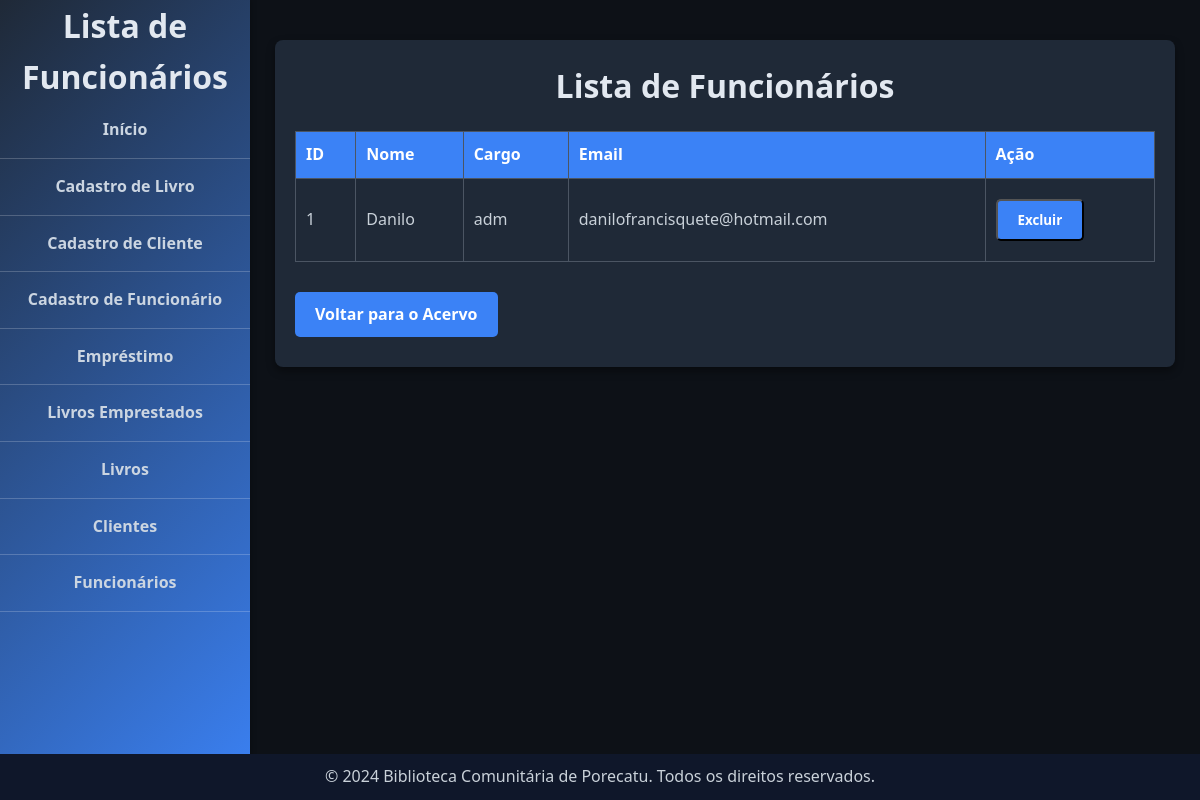
The app's page /funcionarios with its own data.
### tables this page shows
CREATE TABLE Funcionarios (
        FuncionarioID INTEGER PRIMARY KEY AUTOINCREMENT,
        Nome TEXT NOT NULL,
        Cargo TEXT,
        Email TEXT UNIQUE
    );

### app.py (the view)
@app.route('/funcionarios')
def funcionarios():
    conn = get_db_connection()
    funcionarios = conn.execute('SELECT * FROM Funcionarios').fetchall()
    conn.close()
    return render_template('funcionarios.html', funcionarios=funcionarios)

### app.py (called while the page is built)
def get_db_connection():
    conn = sqlite3.connect('database.db')
    conn.row_factory = sqlite3.Row
    return conn

### templates/funcionarios.html (shortened to what this page needs)
<!DOCTYPE html>
<html lang="en">
<head>
    <link rel="stylesheet" href="{{ url_for('static', filename='style.css') }}">
</head>
<body>
    <header>
        <div class="header-content">
            <h1>Lista de Funcionários</h1>
            <nav>
                <a href="{{ url_for('index') }}">Início</a>
                <a href="{{ url_for('cadastro_livro') }}">Cadastro de Livro</a>
                <a href="{{ url_for('cadastro_cliente') }}">Cadastro de Cliente</a>
                <a href="{{ url_for('cadastro_funcionario') }}">Cadastro de Funcionário</a>
                <a href="{{ url_for('emprestimo') }}">Empréstimo</a>
                <a href="{{ url_for('livros_emprestados') }}">Livros Emprestados</a>
                <a href="{{ url_for('livros') }}">Livros</a>
                <a href="{{ url_for('clientes') }}">Clientes</a>
                <a href="{{ url_for('funcionarios') }}">Funcionários</a>
            </nav>
        </div>
    </header>
    <main>
        <section class="form-section">
            <h1>Lista de Funcionários</h1>
            <table>
                <thead>
                    <tr>
                        <th>ID</th>
                        <th>Nome</th>
                        <th>Cargo</th>
                        <th>Email</th>
                        <th>Ação</th>
                    </tr>
                </thead>
                <tbody>
                    {% for funcionario in funcionarios %}
                    <tr>
                        <td>{{ funcionario.FuncionarioID }}</td>
                        <td>{{ funcionario.Nome }}</td>
                        <td>{{ funcionario.Cargo }}</td>
                        <td>{{ funcionario.Email }}</td>
                        <td>
                            <form action="{{ url_for('excluir_funcionario', funcionario_id=funcionario.FuncionarioID) }}" method="POST" style="display:inline;">
                                <button class="btn" type="submit" onclick="return confirm('Tem certeza que deseja excluir este funcionário?');">Excluir</button>
                            </form>
                        </td>
                    </tr>
                    {% endfor %}
                </tbody>
            </table>
            <a href="{{ url_for('index') }}" class="btn">Voltar para o Acervo</a>
        </section>
    </main>
    <footer>
        <p>&copy; 2024 Biblioteca Comunitária de Porecatu. Todos os direitos reservados.</p>
    </footer>
</body>
</html>

### static/style.css (style rules this page uses)
* { margin: 0; padding: 0; box-sizing: border-box; font-family: 'Segoe UI', Tahoma, Geneva, Verdana, sans-serif; }
body { background-color: #0d1117; color: #c9d1d9; line-height: 1.6; display: flex; height: 100vh; margin: 0; }
h1, h2, h3, h4, h5, h6 { color: #e2e8f0; }
a { color: #58a6ff; text-decoration: none; }
header { width: 250px; background: linear-gradient(135deg, #1f2937, #3b82f6); color: #fff; text-align: center; padding: 0; position: fixed; height: 100%; top: 0; left: 0; box-shadow: 2px 0 5px rgba(0, 0, 0, 0.2); }
nav { display: flex; flex-direction: column; width: 100%; }
nav a { color: #cbd5e1; padding: 15px; display: block; text-align: center; font-weight: bold; border-bottom: 1px solid rgba(255, 255, 255, 0.2); transition: background 0.3s ease, color 0.3s ease; }
main { margin-left: 250px; padding: 20px; width: calc(100% - 250px); position: absolute; }
.btn { background-color: #3b82f6; color: #fff; padding: 10px 20px; border-radius: 5px; text-decoration: none; font-weight: bold; margin: 0 10px; transition: background 0.3s ease; }
footer { background: #0f172a; color: #c9d1d9; text-align: center; padding: 10px 0; width: 100%; position: fixed; bottom: 0; }
.form-section { background-color: #1f2937; padding: 20px; border-radius: 8px; box-shadow: 0 4px 8px rgba(0, 0, 0, 0.4); max-width: 900px; margin: 20px auto; }
.form-section h1 { font-size: 2em; margin-bottom: 20px; color: #e2e8f0; text-align: center; }
.btn { background-color: #3b82f6; color: #fff; padding: 10px 20px; border-radius: 5px; text-decoration: none; font-weight: bold; display: inline-block; margin: 10px 0; transition: background 0.3s ease; text-align: center; }
footer { background: #0f172a; color: #c9d1d9; text-align: center; padding: 10px 0; width: 100%; bottom: 0; }
table { width: 100%; border-collapse: collapse; margin: 20px 0; }
thead { background-color: #3b82f6; color: #fff; }
th, td { padding: 10px; border: 1px solid #4b5563; text-align: left; }
thead th { font-weight: bold; }
tbody tr:nth-child(odd) { background-color: #1f2937; }

### records on screen
Funcionarios: FuncionarioID "1", Nome "Danilo", Cargo "adm", Email "danilofrancisquete@hotmail.com"
